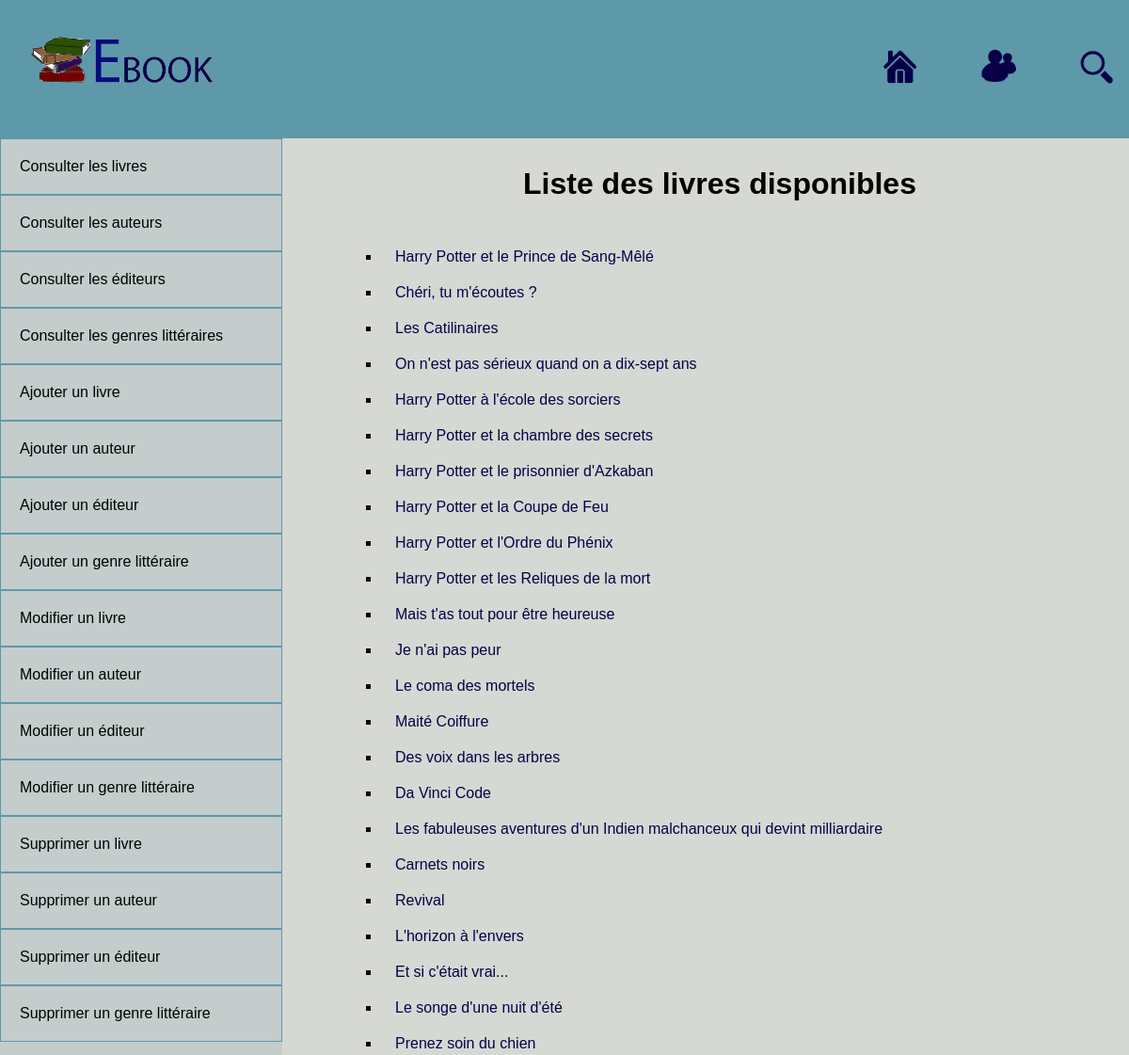
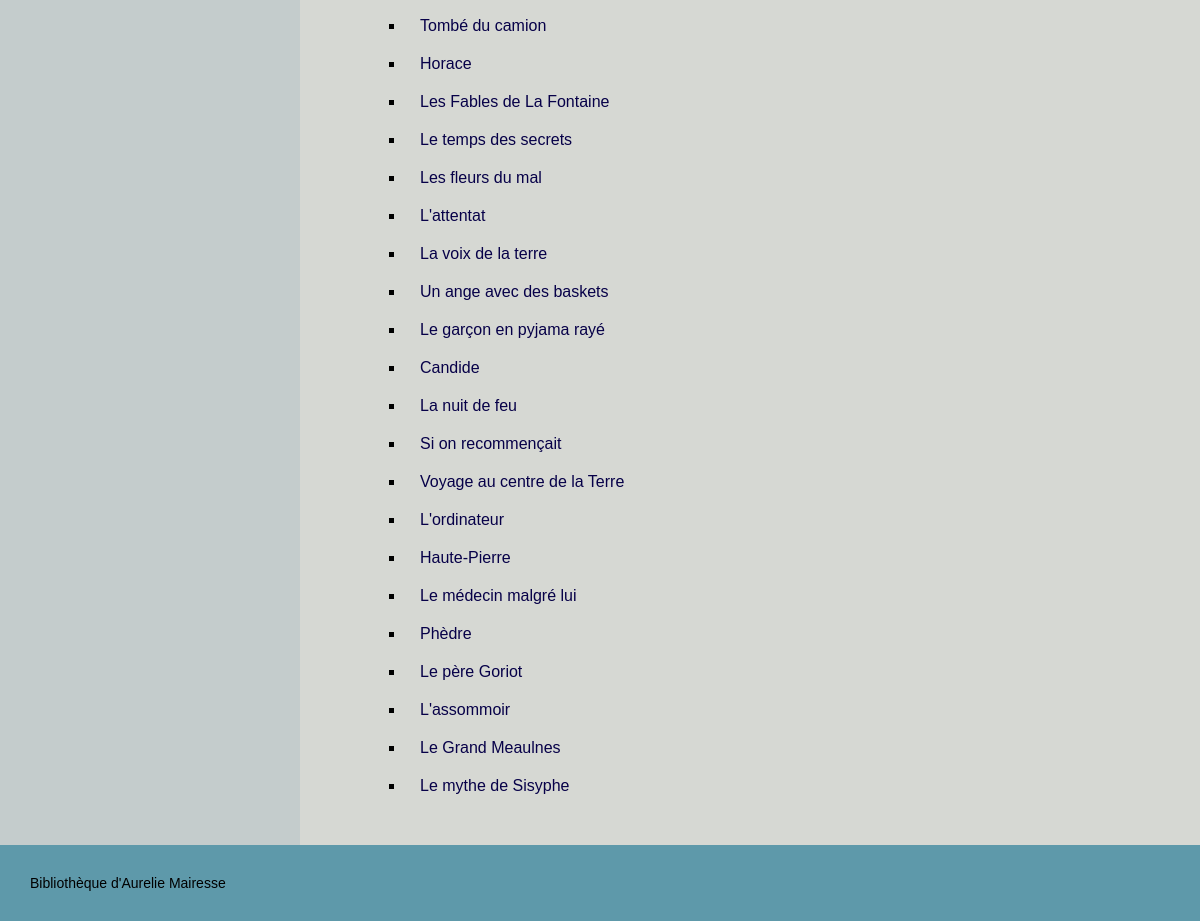
The page / on the database its author committed (2 pictures, top to bottom).
### tables this page shows
CREATE TABLE IF NOT EXISTS `books` (
  `id` int(10) unsigned NOT NULL AUTO_INCREMENT,
  `isbn` varchar(15) NOT NULL,
  `title` varchar(255) NOT NULL,
  `nationality_id` int(10) unsigned DEFAULT NULL,
  `editor_id` int(10) unsigned DEFAULT NULL,
  `published_at` date DEFAULT NULL,
  `summary` text,
  `cover` varchar(255) DEFAULT NULL,
  `page_num` smallint(5) unsigned DEFAULT NULL,
  `created_at` timestamp NOT NULL DEFAULT CURRENT_TIMESTAMP,
  `updated_at` timestamp NULL DEFAULT NULL,
  PRIMARY KEY (`id`),
  KEY `editor_id` (`editor_id`),
  KEY `nationality_id` (`nationality_id`)
);

### index.php (called while the page is built, shortened)
<?php
$a = isset($_REQUEST["a"]) ? $_REQUEST["a"] : "index";
$controller = new $controllerName();
$datas = call_user_func([$controller, $a]);
include("views/view.php");

### models/Model.php (called while the page is built, shortened)
<?php
class Model{
		protected $table = "";
		protected $cn = null;
		public function __construct(){
			$dbConfig = parse_ini_file("db.ini");
			$PDOOptions = [
					\PDO::ATTR_DEFAULT_FETCH_MODE => \PDO::FETCH_OBJ,
					\PDO::ATTR_ERRMODE => \PDO::ERRMODE_EXCEPTION
			];
			try{
				$dsn = sprintf("%s:host=%s;dbname=%s", $dbConfig["driver"], $dbConfig["host"], $dbConfig["dbname"]);
				$this->cn = new \PDO($dsn, $dbConfig["username"], $dbConfig["password"], $PDOOptions);
				$this->cn->query("SET CHARACTER SET UTF8");
				$this->cn->query("SET NAMES UTF8");
			}catch(\PDOException $e){
				die($e->getMessage());
			}
		}
		public function all(){
			$sql = "SELECT * FROM $this->table";
			$pdoStmt = $this->cn->query($sql);
			return $pdoStmt->fetchAll();
		}
}

### controllers/BooksController.php (called while the page is built, shortened)
<?php
class BooksController{
	private $books_model = null;
	public function __construct(){
		$this->books_model = new Books();
	}
	public function index(){
		$data["books"] = $this->books_model->all();
		$data["view"] = "views/indexBooks.php";
		return $data;
	}
}

### views/indexBooks.php (the view)
<div class="navList">
	<h1> Liste des livres disponibles </h1>
	<ul>
		<?php foreach( $datas["books"] as $book): ?>
			<li> <a href="index.php?a=show&e=books&id=<?php echo $book->id; ?>&with=authors,editors,types" > <?php echo $book->title; ?> </a> </li>
		<?php endforeach; ?>
	</ul>
</div>

### views/view.php (shortened to what this page needs)
<!DOCTYPE html>
<html lang="en">
<head>
	<link rel="stylesheet" type="text/css" href="./css/screen.css">
</head>
<body>
		<div class="nav">
			<a href="index.php">
				<img src="img/logo.png" alt="Logo" class="logo"/>
			</a>
			<ul>
				<li> <a href="index.php"> <img src="img/home.png" alt="Retour accueil"/> </a> </li>
				<li> <a href="index.php"> <img src="img/connexion.png" alt="Se connecter"/> </a> </li>
				<li> <a href="index.php"> <img src="img/search.png"/> </a> </li>
			</ul>
		</div>
		<div class="content">
			<div class="leftContent">
				<?php include("views/partials/_main_navigation.php"); ?>
			</div>
			<div class="rightContent">
				<?php include($datas['view']); ?>
			</div>
		</div>
		<div class="footer">
			<p> Bibliothèque d'Aurelie Mairesse </p>
		</div>
</body>
</html>

### views/partials/_main_navigation.php
<ul>
		<li class="books">
			<a href="index.php?a=index&e=books">
				Consulter les livres
			</a>
		</li>
		<li class="authors">
			<a href="index.php?a=index&e=authors">
				Consulter les auteurs
			</a>
		</li>
		<li class="editors">
			<a href="index.php?a=index&e=editors">
				Consulter les éditeurs
			</a>
		</li>
		<li class="types">
			<a href="index.php?a=index&e=types">
				Consulter les genres littéraires
			</a>
		</li>
		<li class="books">
			<a href="index.php">
				Ajouter un livre
			</a>
		</li>
		<li class="authors">
			<a href="index.php">
				Ajouter un auteur
			</a>
		</li>
		<li class="editors">
			<a href="index.php">
				Ajouter un éditeur
			</a>
		</li>
		<li class="types">
			<a href="index.php">
				Ajouter un genre littéraire
			</a>
		</li>
		<li class="books">
			<a href="index.php">
				Modifier un livre
			</a>
		</li>
		<li class="authors">
			<a href="index.php">
				Modifier un auteur
			</a>
		</li>
		<li class="editors">
			<a href="index.php">
				Modifier un éditeur
			</a>
		</li>
		<li class="types">
			<a href="index.php">
				Modifier un genre littéraire
			</a>
		</li>
		<li class="books">
			<a href="index.php">
				Supprimer un livre
			</a>
		</li>
		<li class="authors">
			<a href="index.php">
				Supprimer un auteur
			</a>
		</li>
		<li class="editors">
			<a href="index.php">
				Supprimer un éditeur
			</a>
		</li>
		<li class="types">
			<a href="index.php">
				Supprimer un genre littéraire
			</a>
		</li>
</ul>

### css/screen.css (style rules this page uses)
* { margin: 0; padding:0; }
html { background-color: #BCC1B2; }
body { margin: 0 auto; width : 1230px; font-family: "Century Gothic",CenturyGothic,AppleGothic,sans-serif; font-size: 16px; box-shadow: 0px 0px 7px rgba(0,0,0,0.7); }
div.nav { background-color: #5E99AA; clear: both; }
.nav img.logo { width: 200px; padding: 0 30px; }
.nav img { width: 70px; }
.nav ul { float: right; position: relative; top: 45px; }
.nav li { list-style-type: none; display: inline; padding-right: 30px; }
.nav a { text-decoration: none; }
div.content { background-color: #C4CCCC; clear: both; overflow: hidden; }
div.leftContent { float: left; width: 300px; overflow: hidden; clear: both; }
h1 { text-align: center; padding-bottom: 50px; }
div.leftContent li { list-style-type: none; padding: 20px; border: 1px solid #5E99AA; }
div.leftContent a { text-decoration: none; color: #000; }
div.rightContent { float: right; padding: 30px; width: 870px; background-color: #D6D8D3; }
.navList ul { padding-left: 75px; }
.navList li { list-style-type: square; padding-bottom: 20px; padding-left: 15px; }
.navList a { text-decoration: none; color : #070048; }
.footer { background-color: #5E99AA; padding: 30px; font-size: 14px; }

### rows shown on the page
books: title "Harry Potter et le Prince de Sang-Mêlé"
books: title "Chéri, tu m'écoutes ?"
books: title "Les Catilinaires"
books: title "On n'est pas sérieux quand on a dix-sept ans"
books: title "Harry Potter à l'école des sorciers"
books: title "Harry Potter et la chambre des secrets"
books: title "Harry Potter et le prisonnier d'Azkaban"
books: title "Harry Potter et la Coupe de Feu"
books: title "Harry Potter et l'Ordre du Phénix"
books: title "Harry Potter et les Reliques de la mort"
books: title "Mais t'as tout pour être heureuse"
books: title "Je n'ai pas peur"
books: title "Le coma des mortels"
books: title "Maité Coiffure"
books: title "Des voix dans les arbres"
books: title "Da Vinci Code"
books: title "Les fabuleuses aventures d'un Indien malchanceux qui devint milliardaire"
books: title "Carnets noirs"
books: title "Revival"
books: title "L'horizon à l'envers"
books: title "Et si c'était vrai..."
books: title "Le songe d'une nuit d'été"
books: title "Prenez soin du chien"
books: title "Tombé du camion"
books: title "Horace"
books: title "Les Fables de La Fontaine"
books: title "Le temps des secrets"
books: title "Les fleurs du mal"
books: title "L'attentat"
books: title "La voix de la terre"
books: title "Un ange avec des baskets"
books: title "Le garçon en pyjama rayé"
books: title "Candide"
books: title "La nuit de feu"
books: title "Si on recommençait"
books: title "Voyage au centre de la Terre"
books: title "L'ordinateur"
books: title "Haute-Pierre"
books: title "Le médecin malgré lui"
books: title "Phèdre"
books: title "Le père Goriot"
books: title "L'assommoir"
books: title "Le Grand Meaulnes"
books: title "Le mythe de Sisyphe"
